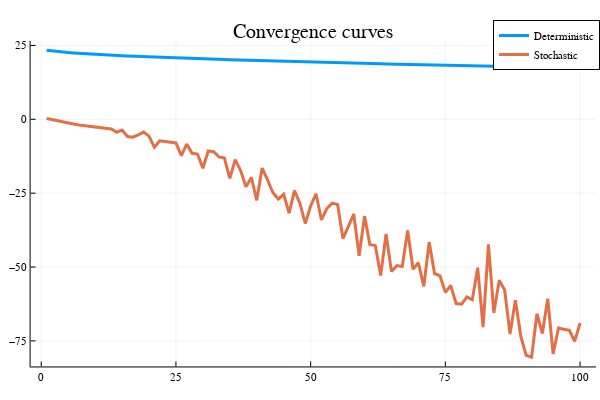

Notebook code cell kept with this figure:
### Code cell
# Données
Abar=10*ones(m,n)+1*randn(m,n);
bbar=10*randn(m,1);

#x_0
xd = zeros(n,1); # problème déterministe
xs = xd; # problème stochastique
xbests = xs
xbestd = xd
# Bruit et echantillon
M  = 200;
noise  = 4;

i = 0;
pas = 10^-2
fbestd =1e10; # $f_{best}^0$: cas d'une résolution déterministe
fbests =1e10; # $f_{best}^0$: cas d'une résolution stochastique
histod =[]; # Suite des itérés f_{best}^k pour le cas d'une résolution déterministe
histos =[]; # Suite des itérés f_{best}^k pour le cas d'une résolution stochastique

# Insérer votre code
itermax = 100
while i < itermax
    i = i + 1;
    # Insérer votre code
    xd = xbestd
    xs = xbests
    xbests = xs- pas/sqrt(i+1)*subgrads(Abar,bbar,noise,xs,M)
    xbestd = xd- pas/sqrt(i+1)*subgradd(Abar,bbar,xd)
    fbests = fvals(Abar,bbar,noise,xs,M)
    fbestd = fvald(Abar,bbar,xd)
    # Stockage
    append!( histos, fbests)
    append!( histod, fbestd)
end
# Fin insérer code
#Affichage
#plotly();
iter=1:100;
hf=[histod,histos];
plot(iter,hf,title="Convergence curves",label=["Deterministic" "Stochastic"],lw=3)

### Figure 1 — Plotly figure (JSON) as saved in the notebook; plotly's stock layout.template omitted (floating-point values rounded to 4 significant figures)
{"data": [{"colorbar": {"title": ""}, "legendgroup": "Deterministic", "line": {"color": "rgba(0, 154, 250, 1.000)", "dash": "solid", "shape": "linear", "width": 3}, "mode": "lines", "name": "Deterministic", "showlegend": true, "type": "scatter", "x": [1, 2, 3, 4, 5, 6, 7, 8, 9, 10, 11, 12, 13, 14, 15, 16, 17, 18, 19, 20, 21, 22, 23, 24, 25, 26, 27, 28, 29, 30, 31, 32, 33, 34, 35, 36, 37, 38, 39, 40, 41, 42, 43, 44, 45, 46, 47, 48, 49, 50, 51, 52, 53, 54, 55, 56, 57, 58, 59, 60, 61, 62, 63, 64, 65, 66, 67, 68, 69, 70, 71, 72, 73, 74, 75, 76, 77, 78, 79, 80, 81, 82, 83, 84, 85, 86, 87, 88, 89, 90, 91, 92, 93, 94, 95, 96, 97, 98, 99, 100], "xaxis": "x", "y": [23.38, 23.14, 22.94, 22.77, 22.62, 22.48, 22.35, 22.23, 22.12, 22.01, 21.91, 21.81, 21.72, 21.63, 21.54, 21.45, 21.37, 21.29, 21.21, 21.14, 21.06, 20.99, 20.92, 20.85, 20.78, 20.72, 20.65, 20.59, 20.52, 20.46, 20.4, 20.34, 20.28, 20.22, 20.17, 20.11, 20.05, 20.0, 19.94, 19.89, 19.84, 19.78, 19.73, 19.68, 19.63, 19.58, 19.53, 19.48, 19.43, 19.38, 19.34, 19.29, 19.24, 19.2, 19.15, 19.11, 19.06, 19.02, 18.97, 18.93, 18.88, 18.84, 18.8, 18.76, 18.71, 18.67, 18.63, 18.59, 18.55, 18.51, 18.47, 18.43, 18.39, 18.35, 18.31, 18.27, 18.23, 18.19, 18.16, 18.12, 18.08, 18.04, 18.0, 17.97, 17.93, 17.89, 17.86, 17.82, 17.79, 17.75, 17.71, 17.68, 17.64, 17.61, 17.57, 17.54, 17.5, 17.47, 17.44, 17.4], "yaxis": "y", "zmax": null, "zmin": null}, {"colorbar": {"title": ""}, "legendgroup": "Stochastic", "line": {"color": "rgba(227, 111, 71, 1.000)", "dash": "solid", "shape": "linear", "width": 3}, "mode": "lines", "name": "Stochastic", "showlegend": true, "type": "scatter", "x": [1, 2, 3, 4, 5, 6, 7, 8, 9, 10, 11, 12, 13, 14, 15, 16, 17, 18, 19, 20, 21, 22, 23, 24, 25, 26, 27, 28, 29, 30, 31, 32, 33, 34, 35, 36, 37, 38, 39, 40, 41, 42, 43, 44, 45, 46, 47, 48, 49, 50, 51, 52, 53, 54, 55, 56, 57, 58, 59, 60, 61, 62, 63, 64, 65, 66, 67, 68, 69, 70, 71, 72, 73, 74, 75, 76, 77, 78, 79, 80, 81, 82, 83, 84, 85, 86, 87, 88, 89, 90, 91, 92, 93, 94, 95, 96, 97, 98, 99, 100], "xaxis": "x", "y": [0.302, -0.1113, -0.5904, -0.954, -1.299, -1.601, -1.889, -2.135, -2.411, -2.624, -2.877, -3.075, -3.257, -4.363, -3.634, -5.831, -6.061, -5.254, -4.311, -5.706, -9.464, -7.273, -7.518, -7.777, -7.991, -12.29, -8.364, -11.52, -11.77, -16.56, -10.73, -10.96, -12.74, -13.09, -19.99, -13.64, -17.31, -22.86, -19.66, -27.41, -16.49, -20.45, -24.84, -26.98, -25.37, -31.76, -24.11, -28.37, -35.24, -29.33, -25.2, -34.07, -30.2, -28.37, -28.84, -40.38, -36.25, -32.06, -46.2, -32.76, -42.41, -42.69, -52.89, -38.8, -51.54, -49.49, -49.84, -37.61, -50.76, -48.56, -56.55, -41.57, -52.26, -52.94, -58.58, -56.26, -62.36, -62.56, -60.13, -61.07, -50.22, -70.36, -42.33, -65.51, -54.48, -57.8, -72.68, -61.2, -73.37, -79.87, -80.53, -65.82, -72.5, -60.73, -79.41, -70.62, -71.06, -71.42, -75.13, -68.97], "yaxis": "y", "zmax": null, "zmin": null}], "layout": {"annotations": [{"font": {"color": "rgba(0, 0, 0, 1.000)", "family": "sans-serif", "size": 20}, "rotation": 0, "showarrow": false, "text": "Convergence curves", "x": 0.5222, "xanchor": "center", "xref": "paper", "y": 1, "yanchor": "top", "yref": "paper"}], "height": 400, "legend": {"bgcolor": "rgba(255, 255, 255, 1.000)", "bordercolor": "rgba(0, 0, 0, 1.000)", "borderwidth": 1, "font": {"color": "rgba(0, 0, 0, 1.000)", "family": "sans-serif", "size": 11}, "tracegroupgap": 0, "traceorder": "normal", "x": 1, "xanchor": "auto", "y": 1, "yanchor": "auto"}, "margin": {"b": 20, "l": 0, "r": 0, "t": 20}, "paper_bgcolor": "rgba(255, 255, 255, 1.000)", "plot_bgcolor": "rgba(255, 255, 255, 1.000)", "showlegend": true, "width": 600, "xaxis": {"anchor": "y", "domain": [0.05101, 0.9934], "gridcolor": "rgba(0, 0, 0, 0.100)", "gridwidth": 0.5, "linecolor": "rgba(0, 0, 0, 1.000)", "mirror": false, "range": [-1.97, 103.0], "showgrid": true, "showline": true, "showticklabels": true, "tickangle": 0, "tickcolor": "rgb(0, 0, 0)", "tickfont": {"color": "rgba(0, 0, 0, 1.000)", "family": "sans-serif", "size": 11}, "tickmode": "array", "ticks": "inside", "ticktext": ["0", "25", "50", "75", "100"], "tickvals": [0, 25, 50, 75, 100], "title": "", "titlefont": {"color": "rgba(0, 0, 0, 1.000)", "family": "sans-serif", "size": 15}, "type": "-", "visible": true, "zeroline": false, "zerolinecolor": "rgba(0, 0, 0, 1.000)"}, "yaxis": {"anchor": "x", "domain": [0.03762, 0.9415], "gridcolor": "rgba(0, 0, 0, 0.100)", "gridwidth": 0.5, "linecolor": "rgba(0, 0, 0, 1.000)", "mirror": false, "range": [-83.65, 26.5], "showgrid": true, "showline": true, "showticklabels": true, "tickangle": 0, "tickcolor": "rgb(0, 0, 0)", "tickfont": {"color": "rgba(0, 0, 0, 1.000)", "family": "sans-serif", "size": 11}, "tickmode": "array", "ticks": "inside", "ticktext": ["−75", "−50", "−25", "0", "25"], "tickvals": [-75, -50, -25, 0, 25], "title": "", "titlefont": {"color": "rgba(0, 0, 0, 1.000)", "family": "sans-serif", "size": 15}, "type": "-", "visible": true, "zeroline": false, "zerolinecolor": "rgba(0, 0, 0, 1.000)"}}}
